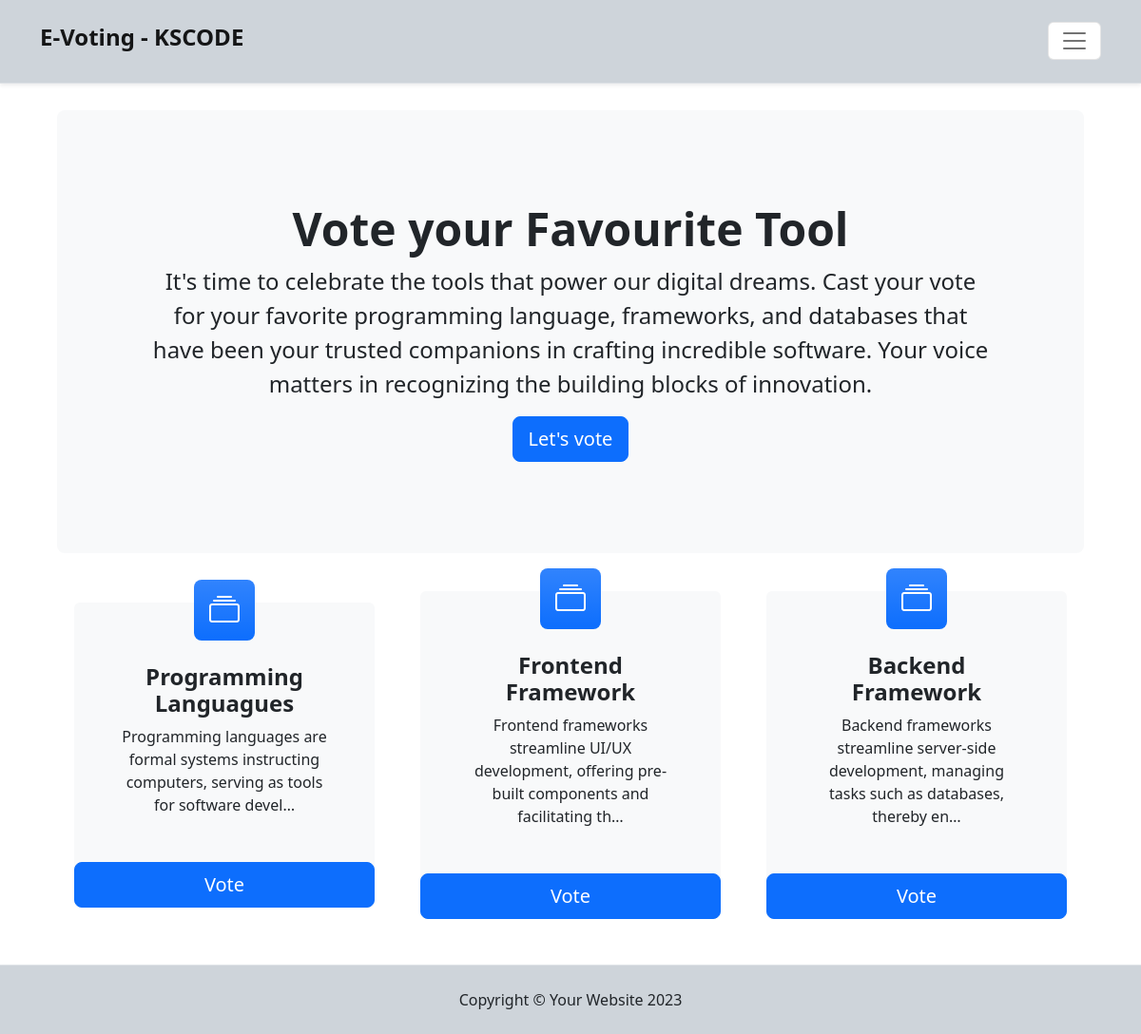
The page / on the database its author committed.
### voteapp/models.py (models this page shows, shortened)
class Category(models.Model):
    id = models.UUIDField(primary_key=True, default=uuid.uuid4, editable=False)
    title = models.CharField(max_length=200)
    slug = models.SlugField(blank=True, null=True)
    description = models.TextField(blank=True, null=True)
    total_vote = models.IntegerField(default=0)
    voters = models.ManyToManyField(User, blank=True)

### voteapp/views.py (the view)
# urls.py: path("", views.index, name="index"),
def index(request):
    context = {}
    categories = Category.objects.all()
    context['categories'] = categories
    return render(request, "voteapp/index.html", context)

### voteapp/templates/voteapp/index.html (shortened to what this page needs)
{% extends 'voteapp/base.html' %}
{% block content %}
<div class="container-fluid">
        <section class="py-3">
            <div class="container-fluid px-lg-5">
                <div class="p-4 p-lg-5 bg-light rounded-3 text-center">
                    <div class="m-4 m-lg-5">
                        <h1 class="display-5 fw-bold">Vote your Favourite Tool</h1>
                        <p class="fs-4">It's time to celebrate the tools that power our digital dreams. Cast your vote for your favorite programming language, frameworks, and databases
                            that have been your trusted companions in crafting incredible software.
                            Your voice matters in recognizing the building blocks of innovation.</p>
                        <a class="btn btn-primary btn-lg" href="#votingSection">Let's vote</a>
                    </div>
                </div>
            </div>
        </section>
        <section class="pt-4" id="votingSection">
            <div class="container px-lg-5">
                <div class="row gx-lg-5 align-items-center justify-content-center">
                    {% for category in categories  %}
                    <div class="col-9 col-lg-4 col-xxl-4 mb-5">
                        <div class="card bg-light border-0 h-100">
                            <div class="card-body text-center p-4 p-lg-5 pt-0 pt-lg-0">
                                <div class="feature bg-primary bg-gradient text-white rounded-3 mb-4 mt-n4"><i class="bi bi-collection"></i></div>
                                <h2 class="fs-4 fw-bold">{{category.title}}</h2>
                                <p class="mb-0">{{category.description | truncatechars:100}}</p>
                            </div>
                            <a class="btn btn-primary btn-lg" href="{% url 'detail' category.slug  %}">Vote</a>
                        </div>
                    </div>
                    {% endfor %}
                </div>
            </div>
        </section>
</div>
{% endblock content %}

### static/css/style.css (style rules this page uses)
* { box-sizing: border-box; }
*, *:after, *:before { box-sizing: border-box; }

### rows shown on the page
Category: title "Programming Languagues", description "Programming languages are formal systems instructing computers, serving as tools for software devel…"
Category: title "Frontend Framework", description "Frontend frameworks streamline UI/UX development, offering pre-built components and facilitating th…"
Category: title "Backend Framework", description "Backend frameworks streamline server-side development, managing tasks such as databases, thereby en…"
